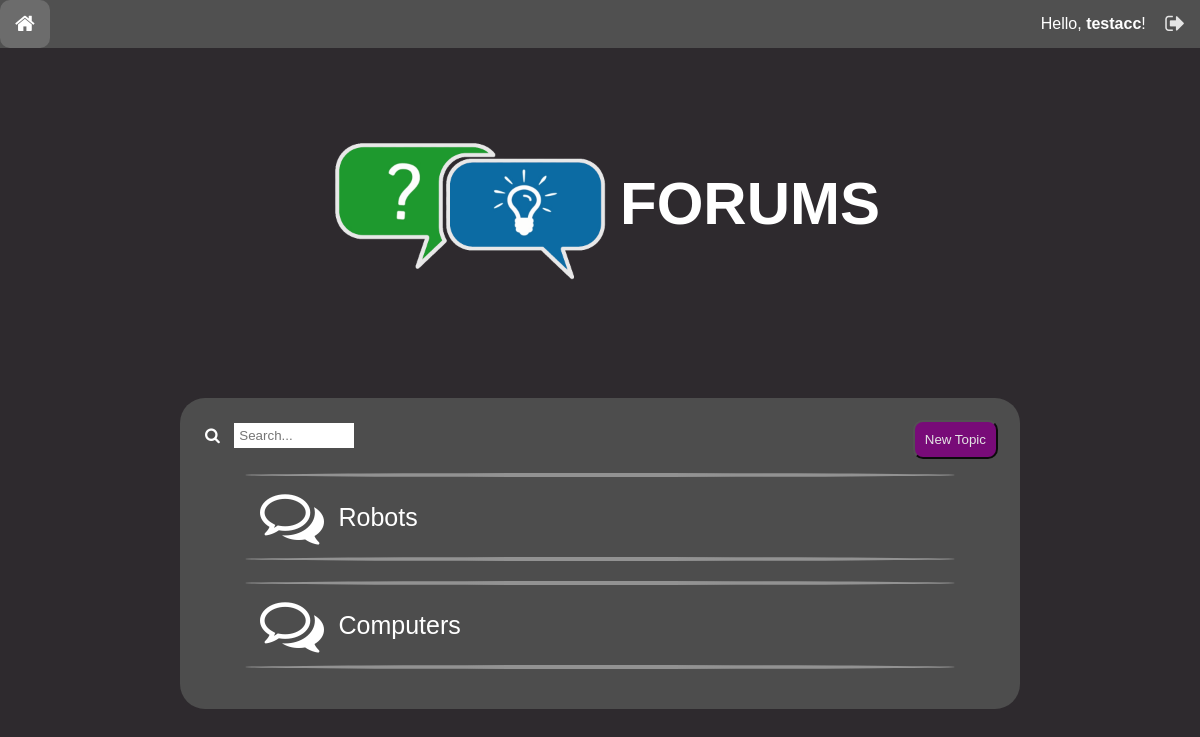
Screenshot of / (signed in) with the database file from the repository.
### tables this page shows
CREATE TABLE user (
    userID INTEGER NOT NULL PRIMARY KEY AUTOINCREMENT,
    userName TEXT NOT NULL,
    passwordHash BLOB NOT NULL,
    isAdmin BOOLEAN NOT NULL,
    creationTime INTEGER NOT NULL,
    lastVisit INTEGER NOT NULL
);

CREATE TABLE topic (
    topicID INTEGER NOT NULL PRIMARY KEY AUTOINCREMENT,
    topicName TEXT NOT NULL,
    postingUser INTEGER REFERENCES user(userID) ON DELETE SET NULL ON UPDATE CASCADE,
    creationTime INTEGER NOT NULL,
    updateTime INTEGER NOT NULL
);

### server.py (the view)
@app.route('/')
def homepage():
    topics = getAllTopics()
    if isUserLoggedIn():
        username = getUsername(getUserIDFromSession())
        return render_template("Homepage.html", loggedIn=True, username=username, topics=topics)
    return render_template("Homepage.html", topics=topics)

### server.py (called while the page is built)
def isUserLoggedIn():
    if session.get("userID"):
        return True
    return False

def getUserIDFromSession():
    return session.get("userID")

def getUsername(id):
    db = sqlite3.connect(PATH)
    cursor = db.cursor()
    user = cursor.execute(
        "select userName from user where userID=?", (id,))
    for row in user:
        username = row[0]
    db.close()
    return username

def getAllTopics():
    db = sqlite3.connect(PATH)
    cursor = db.cursor()
    topics = cursor.execute("select topicName from topic")
    topicList = []
    for row in topics:
        topicList.append(row[0])
    db.close()
    return topicList

### templates/homepage.html (shortened to what this page needs)
<!DOCTYPE html>
<html>
<head>
    <link rel="stylesheet" type="text/css" href="{{ url_for('static', filename='CSS/global.css') }}">
    <link rel="stylesheet" type="text/css"
        href="https://stackpath.bootstrapcdn.com/font-awesome/4.7.0/css/font-awesome.min.css">
</head>
<body onload="load()">
    <div class="blackbarContainer">
        <button id="homeBtn" style="float: left;" onclick="location.href='/'" class="blackbarButtons"><i
                class="fa fa-home fa-lg" aria-hidden="true"></i></button>
        {% if username is defined %}
        <span style="color: white;">Hello, <b>{{ username }}</b>!</span>
        {% endif %}
        {% if loggedIn is defined %}
        <button id="logoutBtn" style="display: inline-block;" onclick="location.href='/logout'"
            class="blackbarButtons"><i class="fa fa-sign-out fa-lg" aria-hidden="true"></i></button>
        {% else %}
        <button id="registerBtn" style="display: inline-block;" onclick="overlayOn('overlayRegister')"
            class="blackbarButtons">Register</button>
        <button id="loginBtn" style="display: inline-block;" onclick="overlayOn('overlayLogin')"
            class="blackbarButtons">Login</button>
        {% endif %}
    </div>
    <div class="logoContainer">
        <h1 style="vertical-align: middle;" class="logoTitle"><img style="vertical-align: middle;" width="300px"
                height="300px" src="../static/Resources/Images/logo.png" />FORUMS</h1>
    </div>
    <div class="forumsContainer">
        <label class="searchLabel"><i class="fa fa-search" aria-hidden="true"></i></label>
        <input class="searchField" type="search" placeholder="Search..." id="search" />
        {% if loggedIn is defined %}
        <button style="float: right;" class="btn" onclick="overlayOn('overlayTopic')">New Topic</button>
        {% endif %}
        {% for topic in topics %}
        <div onclick="location.href='/{{ loop.index }}'" class="topicContainer">
            <hr>
            <i class="fa fa-comments-o fa-4x topicIcon" aria-hidden="true"></i>
            <span class="topic">{{ topic }}</span>
            <hr>
        </div>
        {% endfor %}
    </div>
</body>
</html>

### static/CSS/global.css (style rules this page uses)
body { font-family: Helvetica, sans-serif; background-color: #2E2A2E; margin: 0; padding: 0; }
h1, h2, h3, h4, h5, h6, p { color: white; }
hr { border: 2px solid #929292; border-radius: 50%; margin-left: 25px; margin-right: 25px; }
label { color: white; }
.forumsContainer { background-color: #4d4d4d; padding: 20px; border-radius: 25px; margin-top: 40px; margin-left: 15%; margin-right: 15%; }
.searchField { background-color: white; vertical-align: middle; border: none; width: 15%; margin: 5px; padding: 5px; }
.searchLabel { color: white; vertical-align: middle; margin: 5px; }
.blackbarContainer { background-color: rgb(80, 80, 80); text-align: right; display: block; }
.blackbarButtons { color: white; background-color: transparent; border: none; cursor: pointer; padding: 15px; font-size: 16px; opacity: 0.85; }
.btn { background-color: purple; color: white; vertical-align: middle; cursor: pointer; border-radius: 10px; margin: 2px; padding: 10px; opacity: 0.85; }

### templates/homepage.html (style rules this page uses)
.topicContainer { margin: 20px; cursor: pointer; }
.topicIcon { color: white; vertical-align: middle; margin-left: 40px; }
.topic { color: white; padding: 10px; margin-right: 10px; font-size: 25px; vertical-align: middle; }
.logoContainer { margin-top: 10px; margin-bottom: 10px; }
.logoTitle { margin: auto; text-align: center; font-size: 60px; }

### rows the page displays
user: userName "testacc"
topic: topicName "Robots"
topic: topicName "Computers"
